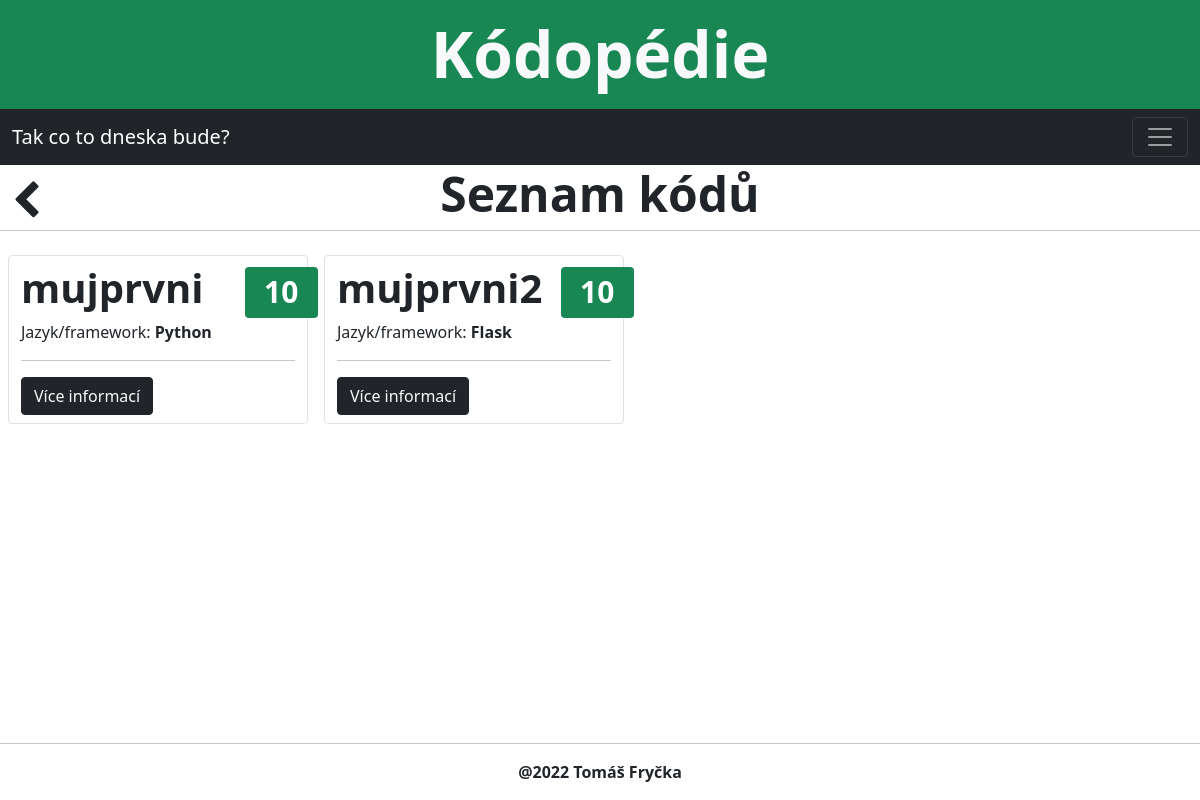
/home/code/, run on an earlier commit of the app's database.
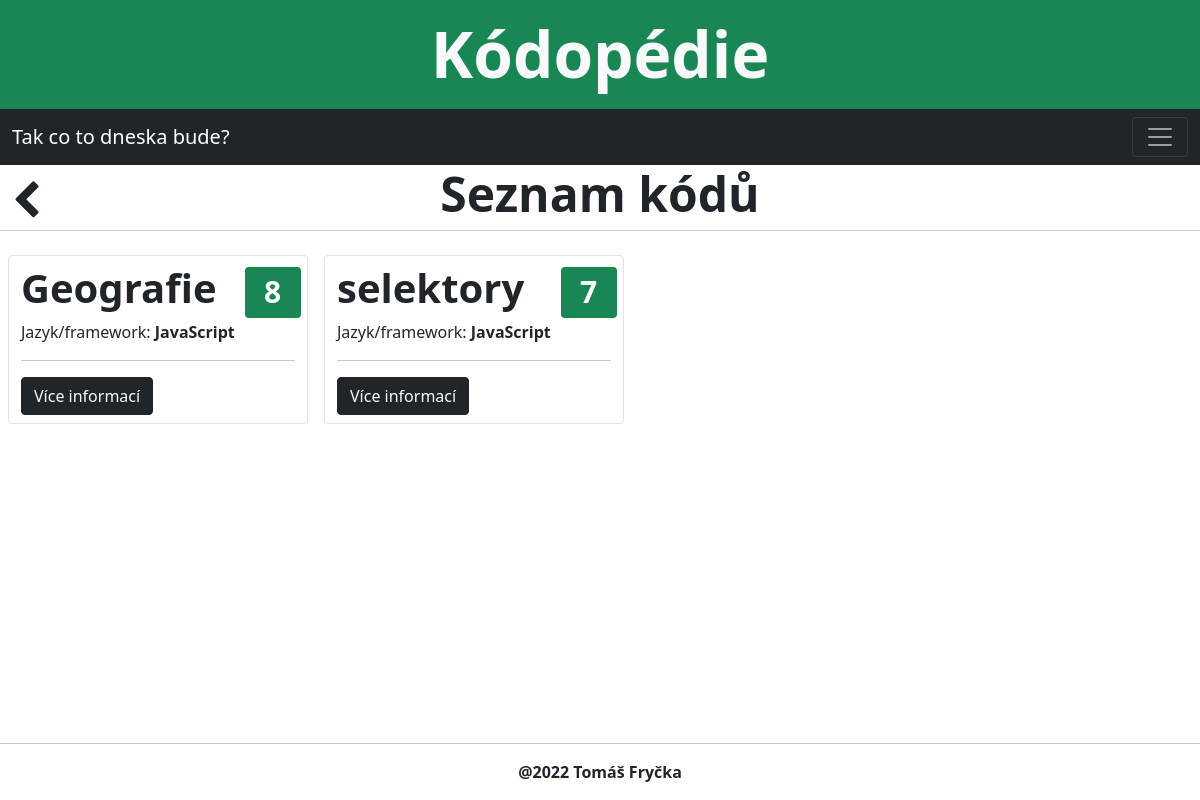
And on a later commit of the database.
### guide/models.py (models this page shows, shortened)
class Code(models.Model):
    name = models.CharField(max_length=100, verbose_name='Obsah kódu', help_text='Krátce popište, co je cílem kódu')
    desc = models.TextField(verbose_name='Popis kódu', help_text='Stručně popište, jak bude kód fungovat')
    alignment = models.ForeignKey(SubjectInfo, on_delete=models.CASCADE)
    lang = models.ManyToManyField(Lang, help_text='Vyberte název jazyka')
    difficulty = models.IntegerField(blank=True, null=True, validators=[MinValueValidator(1), MaxValueValidator(10)],
                                     verbose_name='Obtížnost kódu (1-10)', help_text='Zadejte obtížnost kódu v hodnotách od 1 do 10')
    code = models.FileField(upload_to=code_path, null=True, verbose_name='Zdrojový kód')
    class Meta:
        ordering = ['name']

class Lang(models.Model):
    name = models.CharField(max_length=100, verbose_name='Název jazyka', help_text='Název jazyka')
    desc = models.TextField(verbose_name='Popis jazyka', help_text='Popište programovací jazyk')
    class Meta:
        ordering = ['name']
    def __str__(self):
        return self.name

### guide/views.py (the view)
# urls.py: path('code/', views.CodeView.as_view(), name='code_list'),
class CodeView(ListView):
    model = Code
    context_object_name = 'code_list'
    template_name = 'codes/codelist.html'
    queryset = Code.objects.order_by('name').all()

### guide/templates/codes/codelist.html (shortened to what this page needs)
{% extends 'def.html' %}
{% block content %}
     <div class="row">
        <a class=" col-3 fa fa-chevron-left pt-3 text-decoration-none text-dark" href="{% url 'index' %}"></a>
        <h3 class="col-6 display-5 text-center fw-bold"> Seznam kódů </h3>
        <hr>
    </div>
    <div class="row">
    {% for code in code_list %}
    <div class="border rounded col-xl-3 col-lg-4 col-md-12 m-2 py-2">
        <div class="row">
            <div class="col-9">
                <h3 class="display-6 fw-bold"><a class="text-decoration-none text-dark" href="{% url 'code_detail' code.pk %}"> {{ code.name }} </a></h3>
            </div>
            <div class="col-3 display-6 mr-3"><span class="badge bg-success">{{ code.difficulty }}</span></div>
        </div>
        <div>Jazyk/framework: <b>{{ code.lang.get }}</b></div>
        <hr>
        <button class="btn btn-dark"><a class="text-decoration-none text-light" href="{% url 'code_detail' code.pk %}">Více informací</a></button>
    </div>
    {% endfor %}
    </div>
{% endblock %}

What changed in the data, as far as the page shows it:
changed Code: name "mujprvni" → "Geografie"; difficulty "10" → "8"; lang.get "Python" → "JavaScript"
changed Code: name "mujprvni2" → "selektory"; difficulty "10" → "7"; lang.get "Flask" → "JavaScript"
